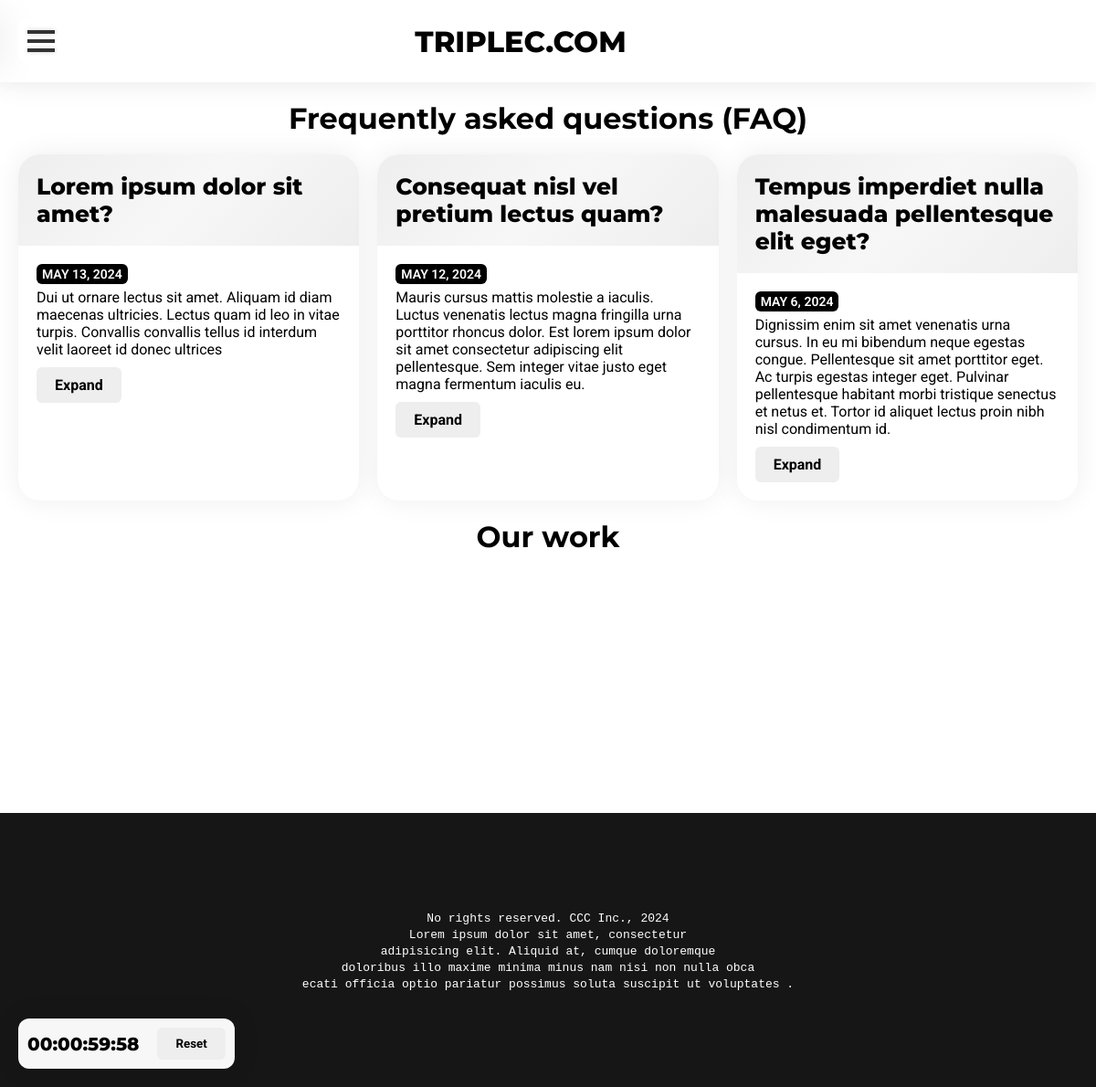
Screenshot of /faq/ with the database file from the repository.
### mainapp/models.py (models this page shows, shortened)
class FAQ(models.Model):
    question = models.TextField("Question")
    answer = models.TextField("Answer")
    date = models.DateField("Date of answer")
    teaser = models.TextField("Short Teaser", default="")

### mainapp/views.py (the view)
# urls.py: path('faq/', views.faqs, name='faq'),
def faqs(request):
    faq_list = FAQ.objects.all()
    return render(request, 'mainapp/faq/faqs.html', {'faq_list': faq_list})

### mainapp/templates/mainapp/faq/faqs.html (shortened to what this page needs)
{% extends 'mainapp/layout.html' %}
{% load static %}
{% block main_block %}
    <div itemscope itemtype=https://schema.org/FAQPage" itemprop="mainContentOfPage">
        <div class="heading_container">
            <h1 class="heading_1">Frequently asked questions (FAQ)</h1>
        </div>
        <div class="service_wrapper">
            {% for faq in faq_list %}
                {% include 'mainapp/faq/faq_block.html' with value=faq %}
            {% endfor %}
        </div>
        <div class="heading_container_symmetrical">
            <h1 class="heading_1">Our work</h1>
        </div>
    </div>
{% endblock %}

### mainapp/templates/mainapp/faq/faq_block.html
<div class="flat_container">
    <div class="flat_container_header">
        <strong class="flat_container_heading_text">{{ value.question }}</strong>
    </div>
    <div class="flat_container_body">
        <span class="flat_container_emphasis_text" itemprop="lastReviewed">{{ value.date }}</span>
        <br>
        <span class="flat_container_default_text" itemprop="teaser">{{ value.teaser }}</span>
        <br>
        <a class="btn_general" itemprop="significantLink" href="{{ value.id }}">Expand</a>
    </div>
</div>

### static/style.css (style rules this page uses)
* { margin: 0; padding: 0; box-sizing: border-box; }
body { margin: 0 !important; }
.flat_container { border-radius: 24px; background-color: #ffffff; box-shadow: 0 0 30px rgba(0, 0, 0, .07); overflow: hidden; }
.flat_container > .flat_container_header { width: 100%; padding: 20px; background-image: linear-gradient(315deg, #eeeeee, #F7F7F7, #eeeeee); }
.flat_container > .flat_container_body { width: 100%; padding: 20px; background-color: #ffffff; }
.flat_container_heading_text { font-family: "Montserrat", sans-serif; font-weight: 800; font-size: 25px; }
*[class^="flat_container_emphasis_text"] { display: inline-block; padding: 3px 6px; background-color: #000000; border-radius: 6px; font-family: "Roboto", sans-serif; font-weight: 600; color: #ffffff; text-transform: uppercase; font-size: 14px; margin-bottom: 5px; }
.flat_container_default_text { word-break: break-word; font-family: "Roboto", sans-serif; }
.btn_general { display: inline-block; outline: none; padding: 10px 20px; border-radius: 6px; border: none; background-color: #eeeeee; font-family: "Roboto", sans-serif; font-weight: bold; transition: .2s ease-in-out; cursor: pointer; text-decoration: none; color: #000000; pointer-events: all; }
.flat_container * + form > .btn_general, .flat_container * + .btn_general { margin-top: 10px; }
*[class^="heading_container"] { width: 100%; text-align: center; padding-bottom: 20px; }
.heading_container_symmetrical { padding-top: 20px; }
*[class^="heading"] { font-family: "Montserrat", sans-serif; font-kerning: normal; }
.service_wrapper { display: grid; grid-template-columns: repeat(3, 1fr); grid-gap: 20px; }

### rows the page displays
FAQ: question "Lorem ipsum dolor sit amet?", date "MAY 13, 2024", teaser "Dui ut ornare lectus sit amet. Aliquam id diam maecenas ultricies. Lectus quam id leo in vitae turpis. Convallis convallis tellus id interdum velit laoreet id donec ultrices"
FAQ: question "Consequat nisl vel pretium lectus quam?", date "MAY 12, 2024", teaser "Mauris cursus mattis molestie a iaculis. Luctus venenatis lectus magna fringilla urna porttitor rhoncus dolor. Est lorem ipsum dolor sit amet consectetur adipiscing elit pellentesque. Sem integer vitae justo eget magna fermentum iaculis eu."
FAQ: question "Tempus imperdiet nulla malesuada pellentesque elit eget?", date "MAY 6, 2024", teaser "Dignissim enim sit amet venenatis urna cursus. In eu mi bibendum neque egestas congue. Pellentesque sit amet porttitor eget. Ac turpis egestas integer eget. Pulvinar pellentesque habitant morbi tristique senectus et netus et. Tortor id aliquet lectus proin nibh nisl condimentum id."
